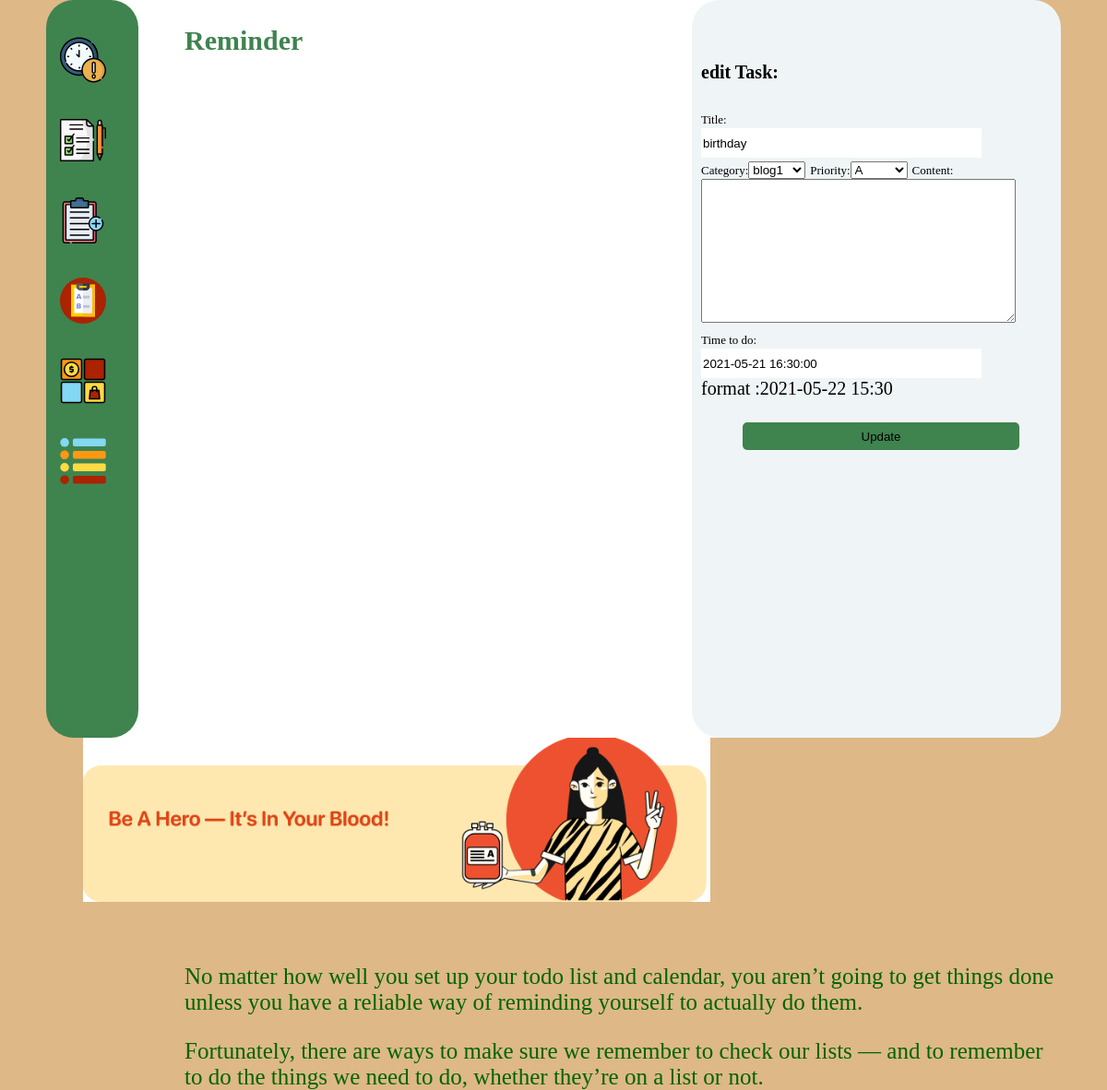
The page /tasks/edit_task/39 on the database its author committed.
### apps/todo/models/task.py (models this page shows, shortened)
class Task(models.Model):
    title = models.CharField('Title', max_length=100)
    category = models.ForeignKey(Category, on_delete=models.CASCADE)
    Priority = [('A', 'A'), ('B', 'B'), ('C', 'C')]
    priority = models.CharField('Priority', max_length=1, choices=Priority)
    content = models.TextField('Content', blank=True)
    time_to_do = models.DateTimeField('Time to do', help_text='format :2021-05-22 15:30')
    created = models.DateTimeField(default=now)
    done = models.BooleanField(default=False)
    objects = TaskManager()
    class Meta:
        ordering = ["time_to_do"]

### apps/todo/views.py (the view)
# urls.py: path('edit_task/<int:pk>', UpdateTask.as_view(), name="edit_task"),
class UpdateTask(UpdateView):
    model = Task
    template_name = 'todo/edit_task.html'
    fields = ['title', 'category', 'priority', 'content', 'time_to_do']
    success_url = '/tasks/'

### apps/todo/models/task.py (called while the page is built)
    def __str__(self):
        return self.name

### apps/todo/templates/todo/edit_task.html (shortened to what this page needs)
{% extends 'base.html' %}
{% block content %}
    <form class="form" method="post" style="position: absolute;margin-top: 40px;font-size: 20px;margin-left: 10px">
    <h4>edit Task:</h4>
        {{ form }}
        <input  type="submit" value="Update" class="task-input">
    </form>
{% endblock %}

### apps/todo/static/todo/style.css (style rules this page uses)
body { margin: 0; background-color: burlywood; }
.task-input { background-color: #3F834F; border-radius: 5px; margin-left: 45px; margin-top: 25px; }
label { font-size: 13px; }
input { width: 300px; height: 30px; border: 0; }
form { width: 300px; margin: 0 auto; }

### rows shown on the page
Task: title "birthday", category "blog1", priority "A", time_to_do "2021-05-21 16:30:00"
